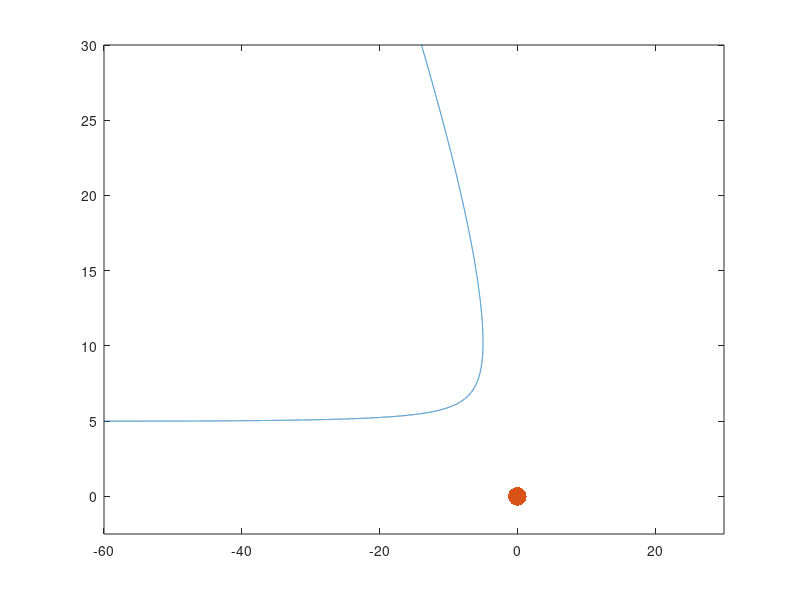

MATLAB code to generate this figure:
clear;
h=0.01;
N=20000;
k=1;
x(1)=-60;
y(1)=5;
u(1)=0.5;
v(1)=0;
t(1)=0;

f1=@(x,t) k*x/((x^2+y^2)^1.5);
f2=@(x,t) k*y/((x^2+y^2)^1.5);

i=1;
while i<N
  
  k1=f1(x(i),y(i));
  k2=f1(x(i)+h*k1/2,y(i)+h*k1/2);
  k3=f1(x(i)+h*k2/2,y(i)+h*k2/2);
  k4=f1(x(i)+h*k3,y(i)+h*k3);
  u(i+1)=u(i)+(h/6)*(k1+2*k2+2*k3+k4);
  x(i+1)=x(i)+h*u(i);
  
  k11=f2(x(i),y(i));
  k22=f2(x(i)+h*k11/2,y(i)+h*k11/2);
  k33=f2(x(i)+h*k22/2,y(i)+h*k22/2);
  k44=f2(x(i)+h*k33,y(i)+h*k33);
  v(i+1)=v(i)+(h/6)*(k11+2*k22+2*k33+k44);
  y(i+1)=y(i)+h*v(i);
  
  t(i+1)=t(i)+h;
  i++;
end

x1=[0];
y1=[0];
plot(x,y);
xlim([-60 30]);
ylim([-2.5 30]);
hold on;
plot(x1,y1,'Markersize',40)
